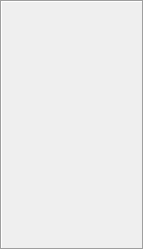
<?xml version="1.0" encoding="UTF-8"?>
<ui version="4.0">
 <class>SelectScrollWidget</class>
 <widget class="QWidget" name="SelectScrollWidget">
  <property name="geometry">
   <rect>
    <x>0</x>
    <y>0</y>
    <width>144</width>
    <height>250</height>
   </rect>
  </property>
  <property name="minimumSize">
   <size>
    <width>0</width>
    <height>250</height>
   </size>
  </property>
  <property name="maximumSize">
   <size>
    <width>16777215</width>
    <height>250</height>
   </size>
  </property>
  <property name="windowTitle">
   <string>Form</string>
  </property>
  <layout class="QGridLayout" name="gridLayout_2">
   <property name="leftMargin">
    <number>0</number>
   </property>
   <property name="topMargin">
    <number>0</number>
   </property>
   <property name="rightMargin">
    <number>0</number>
   </property>
   <property name="bottomMargin">
    <number>0</number>
   </property>
   <item row="0" column="0">
    <widget class="TouchScrollAreaWidget" name="scrollArea">
     <property name="frameShape">
      <enum>QFrame::Box</enum>
     </property>
     <property name="widgetResizable">
      <bool>true</bool>
     </property>
     <widget class="QWidget" name="scrollAreaWidgetContents">
      <property name="geometry">
       <rect>
        <x>0</x>
        <y>0</y>
        <width>140</width>
        <height>246</height>
       </rect>
      </property>
      <layout class="QGridLayout" name="gridLayout">
       <property name="leftMargin">
        <number>0</number>
       </property>
       <property name="topMargin">
        <number>0</number>
       </property>
       <property name="rightMargin">
        <number>0</number>
       </property>
       <property name="bottomMargin">
        <number>0</number>
       </property>
       <property name="spacing">
        <number>0</number>
       </property>
       <item row="0" column="0">
        <layout class="QVBoxLayout" name="verticalLayout"/>
       </item>
      </layout>
     </widget>
    </widget>
   </item>
  </layout>
 </widget>
 <customwidgets>
  <customwidget>
   <class>TouchScrollAreaWidget</class>
   <extends>QScrollArea</extends>
   <header>touchscrollareawidget.h</header>
   <container>1</container>
  </customwidget>
 </customwidgets>
 <resources/>
 <connections/>
</ui>
